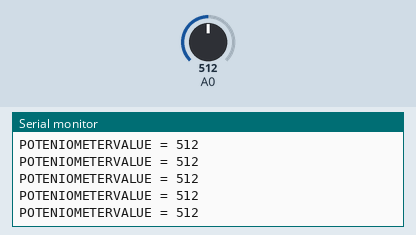
Recording of a sketch running on a simulated Arduino Uno, built with avr-gcc and run on an emulated ATmega328P. Parts: the last lines printed to the serial monitor. Inputs (shaded band) come from the test bench; at power-on: A0 = 512.

Above: at 1.2 s.
1.3 s: A0 set to 716
At 1.56 s:
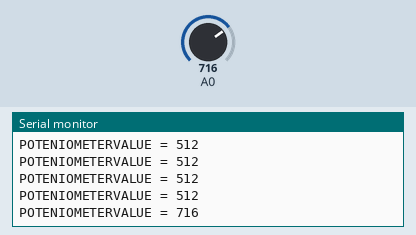
2.8 s: A0 set to 900
At 2.96 s:
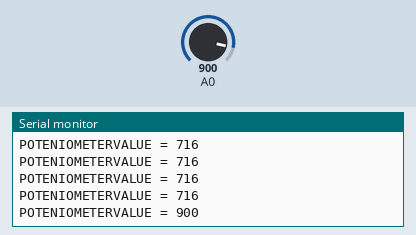
Timing chart, 0 to 5.8 s (numbered marks = the images above; inputs shaded):
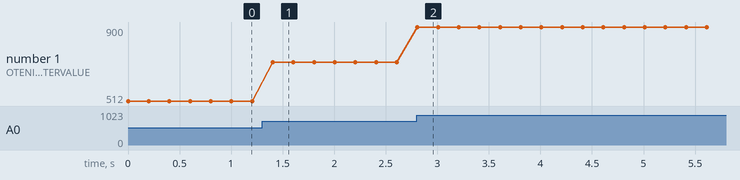

The sketch:

ADCPOT.ino
```cpp
int potval=0;
void setup() {
  // put your setup code here, to run once:
Serial.begin(9600);
}

void loop()
{
  // put your main code here, to run repeatedly:
 potval=analogRead(A0);
//potval=val/4;
Serial.print("POTENIOMETERVALUE = ");
Serial.println(potval);
delay(200);
}
```

Measured:
- after the input at 1.3 s, the serial monitor: prints a new line after 0.10 s (image 1)
- after the input at 2.8 s, the serial monitor: prints a new line at once (image 2)
- plotted number 1: 512 → 716 after the input at 1.3 s, 716 → 900 after the input at 2.8 s
